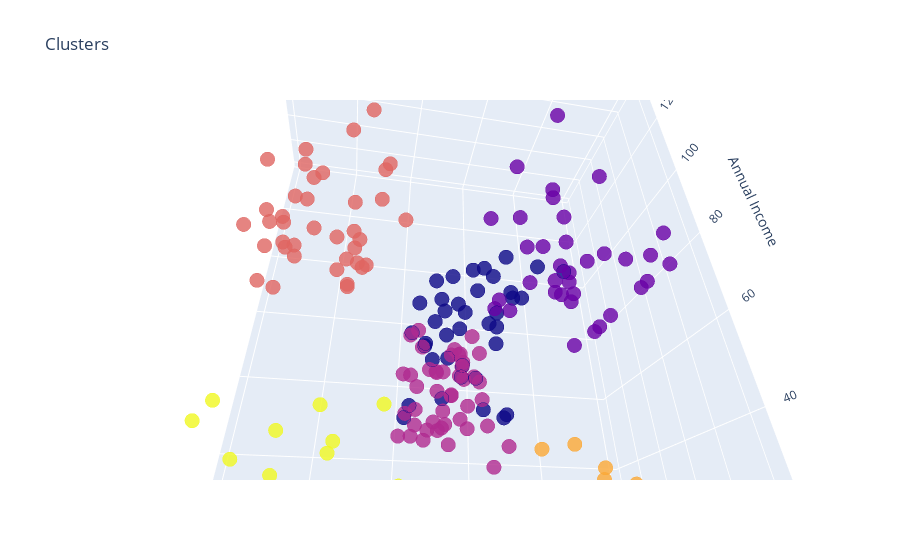

The code cell stored with this chart in its notebook:
### Code cell
df['label3'] =  labels3
trace1 = go.Scatter3d(
    x= df['Age'],
    y= df['Spending Score'],
    z= df['Annual Income'],
    mode='markers',
     marker=dict(
        color = df['label3'], 
        size= 5,
        line=dict(
            color= df['label3'],
            width= 10
        ),
        opacity=0.8
     )
)
data = [trace1]
layout = go.Layout(

    title= 'Clusters',
    scene = dict(
            xaxis = dict(title  = 'Age'),
            yaxis = dict(title  = 'Spending Score'),
            zaxis = dict(title  = 'Annual Income')
        )
)
fig = go.Figure(data=data, layout=layout)
py.offline.iplot(fig)

### Figure 1 — Plotly figure (JSON) as saved in the notebook; plotly's stock layout.template omitted (floating-point values rounded to 4 significant figures; data arrays with more than 128 entries replaced by an {"elided": "..."} marker saying what was removed)
{"data": [{"marker": {"color": {"elided": "200 int values"}, "line": {"color": {"elided": "200 int values"}, "width": 10}, "opacity": 0.8, "size": 5}, "mode": "markers", "type": "scatter3d", "x": {"elided": "200 int values"}, "y": {"elided": "200 int values"}, "z": {"elided": "200 int values"}}], "layout": {"autosize": true, "scene": {"aspectmode": "auto", "aspectratio": {"x": 0.6093, "y": 1.148, "z": 1.429}, "camera": {"center": {"x": 0, "y": 0, "z": 0}, "eye": {"x": -1.064, "y": 0.1936, "z": -0.6868}, "projection": {"type": "perspective"}, "up": {"x": 0.001368, "y": 0.007414, "z": 1.0}}, "xaxis": {"title": {"text": "Age"}, "type": "linear"}, "yaxis": {"title": {"text": "Spending Score"}, "type": "linear"}, "zaxis": {"title": {"text": "Annual Income"}, "type": "linear"}}, "title": {"text": "Clusters"}}}
